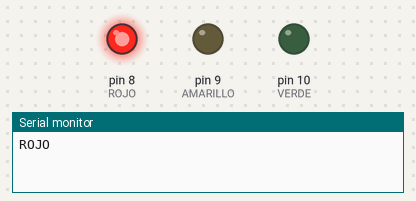
The sketch below on a simulated Arduino Uno, built with avr-gcc and run on an emulated ATmega328P. Shown: output pins drawn as LEDs (lit = HIGH), the last lines printed to the serial monitor.

Above: at 1.5 s.
At 4.5 s:
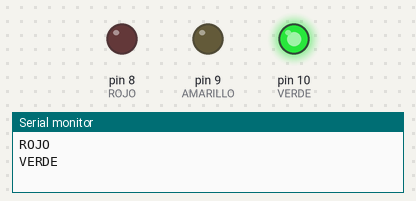
At 6.5 s:
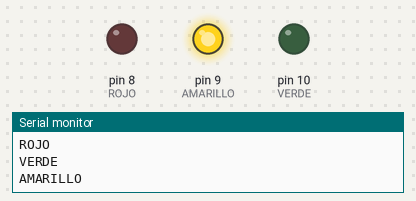
Timing chart, 0 to 9.1 s (numbered marks = the images above):
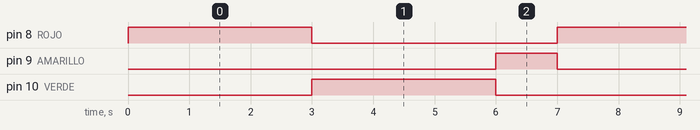

Measured:
- by itself, pin 8 (ROJO), pin 10 (VERDE): alternates HIGH for 3.0 s and LOW for 4.0 s
- by itself, pin 9 (AMARILLO): alternates HIGH for 1.0 s and LOW for 6.0 s
- by itself, everything shown: repeats every 7.0 s, in 3 steps

The sketch:

semaforo_guiado.ino
```cpp
#include <Arduino.h>
const byte ROJO = 8, AMARILLO = 9, VERDE = 10;
byte fase = 0;
unsigned long ultimo = 0;
void mostrar() {
  digitalWrite(ROJO, fase == 0);
  digitalWrite(VERDE, fase == 1);
  digitalWrite(AMARILLO, fase == 2);
  Serial.println(fase == 0 ? F("ROJO") : fase == 1 ? F("VERDE") : F("AMARILLO"));
}
void setup() {
  Serial.begin(115200);
  pinMode(ROJO, OUTPUT);
  pinMode(VERDE, OUTPUT);
  pinMode(AMARILLO, OUTPUT);
  mostrar();
}
void loop() {
  unsigned long periodo = fase == 2 ? 1000UL : 3000UL;
  if (millis() - ultimo >= periodo) {
    ultimo = millis();
    fase = (fase + 1) % 3;
    mostrar();
  }
}
```
